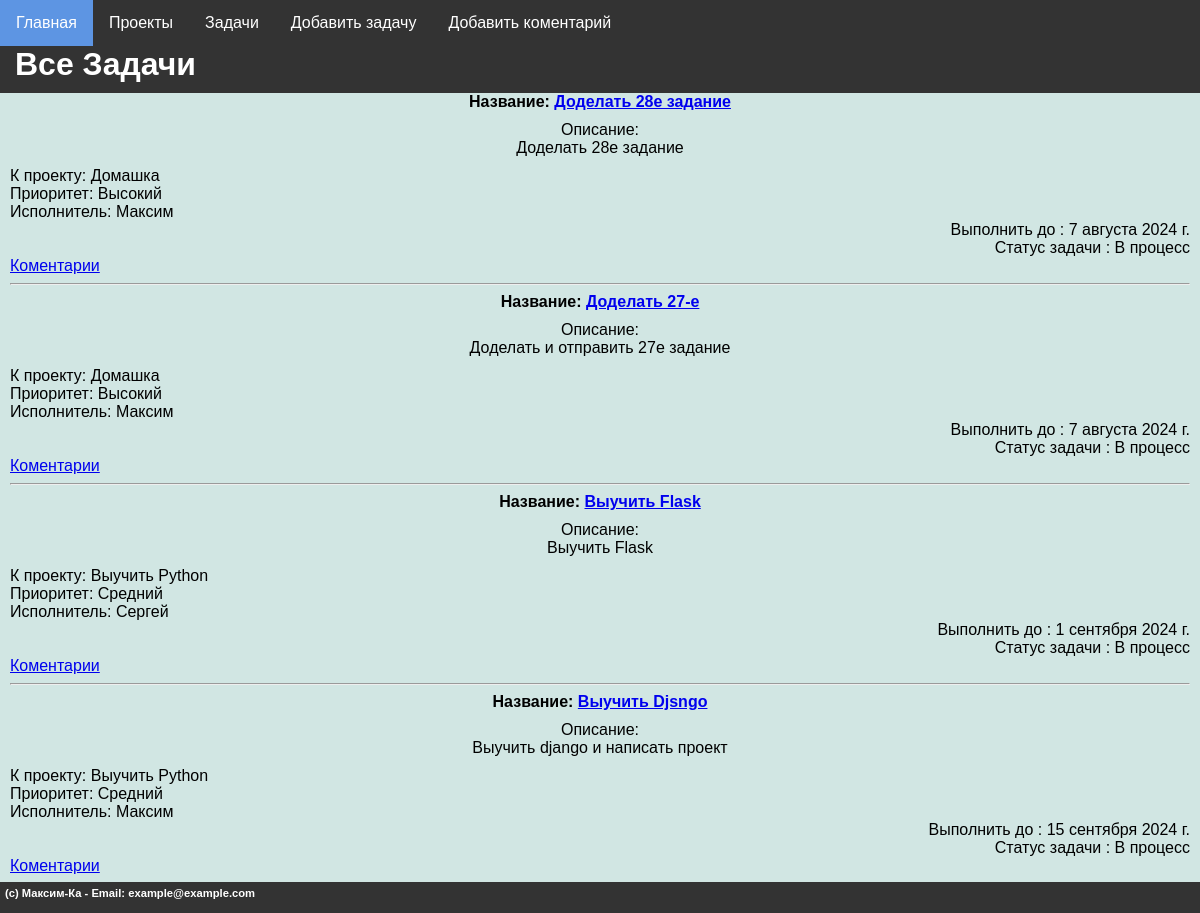
The page /tasks/ on the database as committed earlier.
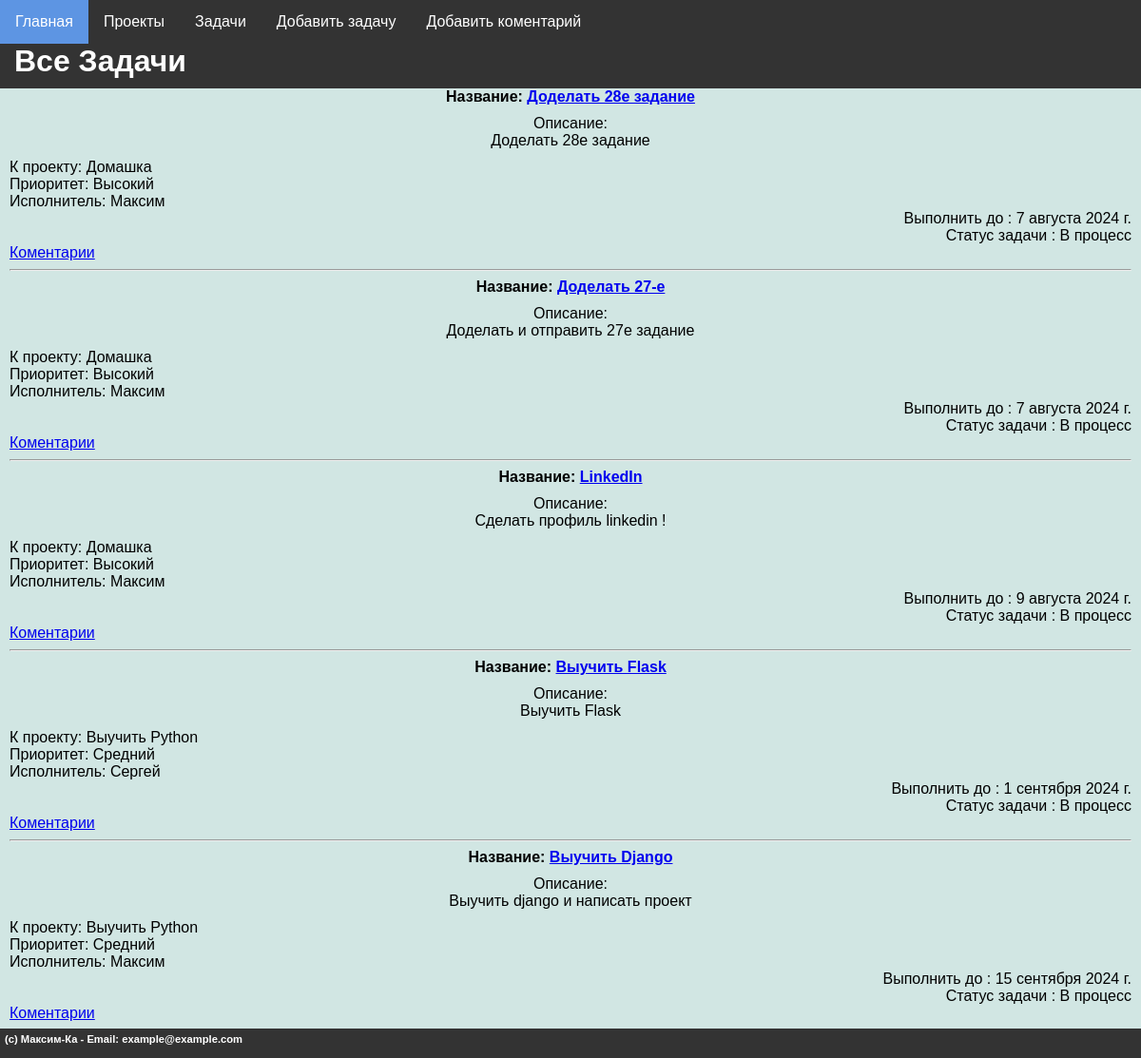
The same page on the database as committed later.
### mainsite/models.py (models this page shows, shortened)
class Tasks(models.Model):
    STATUS_CHOICES = [
        ('Ожидает', 'Ожидает'),
        ('В процессе', 'В процессе'),
        ('Готово', 'Готово'),
    ]
    PRIORITY_CHOICES = [
        ('Низкий', 'Низкий'),
        ('Средний', 'Средний'),
        ('Высокий', 'Высокий'),
    ]
    task_proj = models.ForeignKey(Project, to_field='proj_name', on_delete=models.CASCADE, related_name='tasks', verbose_name="Проект")
    implementer = models.ForeignKey(Users, to_field='username',null = True ,on_delete=models.CASCADE, related_name='user', verbose_name="Пользователь" )
    task_name = models.CharField(max_length=255, verbose_name="Задача")
    task_desc = models.TextField(blank=True, verbose_name="Описание задачи")
    task_end = models.DateField(null = True, verbose_name="Выполнить до")
    status = models.CharField(max_length=20, choices=STATUS_CHOICES, default='pending', verbose_name="Статус задачи")
    priority = models.CharField(max_length=20, choices=PRIORITY_CHOICES, default='medium', verbose_name="Приоритет задачи")
    class Meta:
        verbose_name = "Задачи"
        verbose_name_plural = "Задачи"
        ordering = ["task_end"]

class Project(models.Model):
    proj_name = models.CharField(max_length=255, unique=True, verbose_name="Название проекта")
    proj_desc = models.TextField(blank=True, verbose_name="Описание проекта")
    proj_create = models.DateTimeField(auto_now_add=True, verbose_name="Дата создания проекта")
    class Meta:
        verbose_name = "Проект"
        verbose_name_plural = "Проект"
        ordering = ["proj_create"]
    def __str__(self):
      return self.proj_name

class Users(models.Model):
    username = models.CharField(max_length=255,unique=True, verbose_name="Имя Пользователя")
    email = models.EmailField(max_length = 255, verbose_name="Электронная почта")
    password = models.CharField(max_length=255, verbose_name="Пароль")
    date_joined = models.DateTimeField(auto_now_add=True)
    class Meta:
        verbose_name = "Пользователь"
        verbose_name_plural = "Пользователь"
        ordering = ["-date_joined"]
    def __str__(self):
      return self.username

### mainsite/views.py (the view)
# urls.py: path("tasks/", tasks, name='tasks'),
def tasks(request):
    menu = [{'title':'Главная','url':'/'},
            {'title':'Проекты','url':'/proj'},
            {'title':'Задачи','url':'/tasks'},
            {'title':'Добавить задачу','url':'/add_task'},
            {'title':'Добавить коментарий','url':'/add_coment'}]
    tasks = Tasks.objects.all()
    context = {
        'title': 'Все задачи',
        'menu': menu,
        'tasks': tasks,
        'footer' : "(c) Максим-Ка - Email: example@example.com",
        'header' : "Все Задачи"
        }
    return render(request, 'project_K/tasks.html',context)

### mainsite/templates/project_K/tasks.html
{% extends 'project_K/base.html' %} {% block content %} {%for a in tasks %}
<b>Название: <a href="/viewtask/{{a.id}}">{{ a.task_name }}</a></b>
<p>Описание:<br />{{ a.task_desc }}</p>
<div align="left">К проекту: {{ a.task_proj }}</div>
<div align="left">Приоритет: {{ a.priority }}</div>
<div align="left">Исполнитель: {{ a.implementer }}</div>
<div align="right">Выполнить до : {{ a.task_end }}</div>
<div align="right">Статус задачи : {{ a.status }}</div>
<div align="left"><a href="/coments/{{a.id}}">Коментарии</a></div>
<hr />
{% endfor %} {% endblock %}

Rows that differ between the two databases and show on the page:
added Tasks: task_name "LinkedIn", task_desc "Сделать профиль linkedin !", task_proj "Домашка", priority "Высокий", implementer "Максим", task_end "9 августа 2024 г.", status "В процесс"
changed Tasks "Выучить django и написать проект": task_name "Выучить Djsngo" → "Выучить Django"
